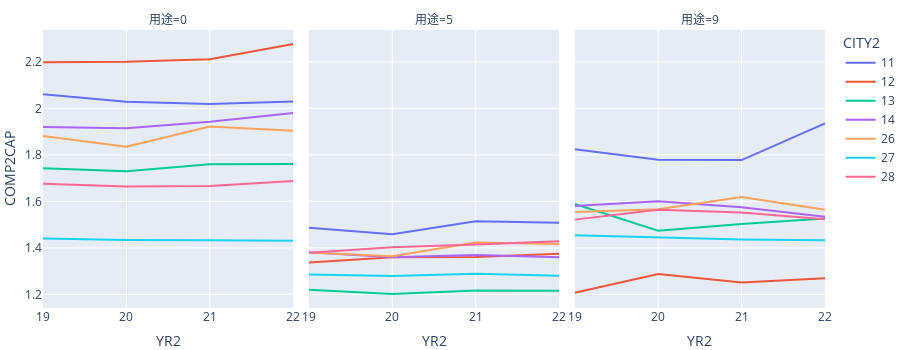

The cell this chart's notebook holds for it:
### Code cell
fig = (df
 .query("COMP2CAP22.notnull()", engine='python')
#  .query("用途 in (0, 5)")
 .assign(CITY2 = lambda x:x.CITY.str.replace('[0-9]{3}$', '', regex=True))
#  .groupby(["CITY2", "TYPEMAJOR_CAP22"]).apply(lambda x:x[['COMP2CAP19', 'COMP2CAP20', 'COMP2CAP21', 'COMP2CAP22']].median(axis=0))
#  .xs('RESI', level='TYPEMAJOR_CAP22', axis=0)
 .groupby(["CITY2", '用途']).apply(lambda x:x[['COMP2CAP19', 'COMP2CAP20', 'COMP2CAP21', 'COMP2CAP22']].median(axis=0))
 .reset_index()
 .melt(id_vars=['CITY2', '用途'], value_vars=['COMP2CAP19', 'COMP2CAP20', 'COMP2CAP21', 'COMP2CAP22'], var_name='YR', value_name='COMP2CAP')
 .query("CITY2 in ('11', '12', '13', '14', '26', '27', '28')")
 .assign(YR2 = lambda x:x.YR.str.extract(r"([0-9]+)$"))
 .pipe(lambda df: px.line(df, x='YR2', y='COMP2CAP', color='CITY2', facet_col='用途', width=900, height=350))
)
fig.update_layout(margin=dict(l=0,r=0,t=30,b=0))
fig.show()

### Figure 1 — Plotly figure (JSON) as saved in the notebook; plotly's stock layout.template omitted (floating-point values rounded to 4 significant figures)
{"data": [{"hovertemplate": "CITY2=11<br>用途=0<br>YR2=%{x}<br>COMP2CAP=%{y}<extra></extra>", "legendgroup": "11", "line": {"color": "#636efa", "dash": "solid"}, "mode": "lines", "name": "11", "orientation": "v", "showlegend": true, "type": "scatter", "x": ["19", "20", "21", "22"], "xaxis": "x", "y": [2.061, 2.028, 2.019, 2.029], "yaxis": "y"}, {"hovertemplate": "CITY2=11<br>用途=5<br>YR2=%{x}<br>COMP2CAP=%{y}<extra></extra>", "legendgroup": "11", "line": {"color": "#636efa", "dash": "solid"}, "mode": "lines", "name": "11", "orientation": "v", "showlegend": false, "type": "scatter", "x": ["19", "20", "21", "22"], "xaxis": "x2", "y": [1.487, 1.458, 1.514, 1.508], "yaxis": "y2"}, {"hovertemplate": "CITY2=11<br>用途=9<br>YR2=%{x}<br>COMP2CAP=%{y}<extra></extra>", "legendgroup": "11", "line": {"color": "#636efa", "dash": "solid"}, "mode": "lines", "name": "11", "orientation": "v", "showlegend": false, "type": "scatter", "x": ["19", "20", "21", "22"], "xaxis": "x3", "y": [1.824, 1.779, 1.777, 1.935], "yaxis": "y3"}, {"hovertemplate": "CITY2=12<br>用途=0<br>YR2=%{x}<br>COMP2CAP=%{y}<extra></extra>", "legendgroup": "12", "line": {"color": "#EF553B", "dash": "solid"}, "mode": "lines", "name": "12", "orientation": "v", "showlegend": true, "type": "scatter", "x": ["19", "20", "21", "22"], "xaxis": "x", "y": [2.198, 2.2, 2.211, 2.277], "yaxis": "y"}, {"hovertemplate": "CITY2=12<br>用途=5<br>YR2=%{x}<br>COMP2CAP=%{y}<extra></extra>", "legendgroup": "12", "line": {"color": "#EF553B", "dash": "solid"}, "mode": "lines", "name": "12", "orientation": "v", "showlegend": false, "type": "scatter", "x": ["19", "20", "21", "22"], "xaxis": "x2", "y": [1.337, 1.36, 1.361, 1.375], "yaxis": "y2"}, {"hovertemplate": "CITY2=12<br>用途=9<br>YR2=%{x}<br>COMP2CAP=%{y}<extra></extra>", "legendgroup": "12", "line": {"color": "#EF553B", "dash": "solid"}, "mode": "lines", "name": "12", "orientation": "v", "showlegend": false, "type": "scatter", "x": ["19", "20", "21", "22"], "xaxis": "x3", "y": [1.208, 1.288, 1.251, 1.27], "yaxis": "y3"}, {"hovertemplate": "CITY2=13<br>用途=0<br>YR2=%{x}<br>COMP2CAP=%{y}<extra></extra>", "legendgroup": "13", "line": {"color": "#00cc96", "dash": "solid"}, "mode": "lines", "name": "13", "orientation": "v", "showlegend": true, "type": "scatter", "x": ["19", "20", "21", "22"], "xaxis": "x", "y": [1.743, 1.729, 1.759, 1.761], "yaxis": "y"}, {"hovertemplate": "CITY2=13<br>用途=5<br>YR2=%{x}<br>COMP2CAP=%{y}<extra></extra>", "legendgroup": "13", "line": {"color": "#00cc96", "dash": "solid"}, "mode": "lines", "name": "13", "orientation": "v", "showlegend": false, "type": "scatter", "x": ["19", "20", "21", "22"], "xaxis": "x2", "y": [1.22, 1.201, 1.217, 1.216], "yaxis": "y2"}, {"hovertemplate": "CITY2=13<br>用途=9<br>YR2=%{x}<br>COMP2CAP=%{y}<extra></extra>", "legendgroup": "13", "line": {"color": "#00cc96", "dash": "solid"}, "mode": "lines", "name": "13", "orientation": "v", "showlegend": false, "type": "scatter", "x": ["19", "20", "21", "22"], "xaxis": "x3", "y": [1.589, 1.474, 1.503, 1.527], "yaxis": "y3"}, {"hovertemplate": "CITY2=14<br>用途=0<br>YR2=%{x}<br>COMP2CAP=%{y}<extra></extra>", "legendgroup": "14", "line": {"color": "#ab63fa", "dash": "solid"}, "mode": "lines", "name": "14", "orientation": "v", "showlegend": true, "type": "scatter", "x": ["19", "20", "21", "22"], "xaxis": "x", "y": [1.92, 1.914, 1.942, 1.98], "yaxis": "y"}, {"hovertemplate": "CITY2=14<br>用途=5<br>YR2=%{x}<br>COMP2CAP=%{y}<extra></extra>", "legendgroup": "14", "line": {"color": "#ab63fa", "dash": "solid"}, "mode": "lines", "name": "14", "orientation": "v", "showlegend": false, "type": "scatter", "x": ["19", "20", "21", "22"], "xaxis": "x2", "y": [1.381, 1.36, 1.37, 1.36], "yaxis": "y2"}, {"hovertemplate": "CITY2=14<br>用途=9<br>YR2=%{x}<br>COMP2CAP=%{y}<extra></extra>", "legendgroup": "14", "line": {"color": "#ab63fa", "dash": "solid"}, "mode": "lines", "name": "14", "orientation": "v", "showlegend": false, "type": "scatter", "x": ["19", "20", "21", "22"], "xaxis": "x3", "y": [1.58, 1.601, 1.575, 1.534], "yaxis": "y3"}, {"hovertemplate": "CITY2=26<br>用途=0<br>YR2=%{x}<br>COMP2CAP=%{y}<extra></extra>", "legendgroup": "26", "line": {"color": "#FFA15A", "dash": "solid"}, "mode": "lines", "name": "26", "orientation": "v", "showlegend": true, "type": "scatter", "x": ["19", "20", "21", "22"], "xaxis": "x", "y": [1.881, 1.835, 1.922, 1.904], "yaxis": "y"}, {"hovertemplate": "CITY2=26<br>用途=5<br>YR2=%{x}<br>COMP2CAP=%{y}<extra></extra>", "legendgroup": "26", "line": {"color": "#FFA15A", "dash": "solid"}, "mode": "lines", "name": "26", "orientation": "v", "showlegend": false, "type": "scatter", "x": ["19", "20", "21", "22"], "xaxis": "x2", "y": [1.38, 1.364, 1.423, 1.417], "yaxis": "y2"}, {"hovertemplate": "CITY2=26<br>用途=9<br>YR2=%{x}<br>COMP2CAP=%{y}<extra></extra>", "legendgroup": "26", "line": {"color": "#FFA15A", "dash": "solid"}, "mode": "lines", "name": "26", "orientation": "v", "showlegend": false, "type": "scatter", "x": ["19", "20", "21", "22"], "xaxis": "x3", "y": [1.555, 1.567, 1.619, 1.564], "yaxis": "y3"}, {"hovertemplate": "CITY2=27<br>用途=0<br>YR2=%{x}<br>COMP2CAP=%{y}<extra></extra>", "legendgroup": "27", "line": {"color": "#19d3f3", "dash": "solid"}, "mode": "lines", "name": "27", "orientation": "v", "showlegend": true, "type": "scatter", "x": ["19", "20", "21", "22"], "xaxis": "x", "y": [1.44, 1.434, 1.432, 1.431], "yaxis": "y"}, {"hovertemplate": "CITY2=27<br>用途=5<br>YR2=%{x}<br>COMP2CAP=%{y}<extra></extra>", "legendgroup": "27", "line": {"color": "#19d3f3", "dash": "solid"}, "mode": "lines", "name": "27", "orientation": "v", "showlegend": false, "type": "scatter", "x": ["19", "20", "21", "22"], "xaxis": "x2", "y": [1.285, 1.279, 1.289, 1.28], "yaxis": "y2"}, {"hovertemplate": "CITY2=27<br>用途=9<br>YR2=%{x}<br>COMP2CAP=%{y}<extra></extra>", "legendgroup": "27", "line": {"color": "#19d3f3", "dash": "solid"}, "mode": "lines", "name": "27", "orientation": "v", "showlegend": false, "type": "scatter", "x": ["19", "20", "21", "22"], "xaxis": "x3", "y": [1.454, 1.446, 1.436, 1.432], "yaxis": "y3"}, {"hovertemplate": "CITY2=28<br>用途=0<br>YR2=%{x}<br>COMP2CAP=%{y}<extra></extra>", "legendgroup": "28", "line": {"color": "#FF6692", "dash": "solid"}, "mode": "lines", "name": "28", "orientation": "v", "showlegend": true, "type": "scatter", "x": ["19", "20", "21", "22"], "xaxis": "x", "y": [1.675, 1.664, 1.666, 1.687], "yaxis": "y"}, {"hovertemplate": "CITY2=28<br>用途=5<br>YR2=%{x}<br>COMP2CAP=%{y}<extra></extra>", "legendgroup": "28", "line": {"color": "#FF6692", "dash": "solid"}, "mode": "lines", "name": "28", "orientation": "v", "showlegend": false, "type": "scatter", "x": ["19", "20", "21", "22"], "xaxis": "x2", "y": [1.379, 1.402, 1.414, 1.429], "yaxis": "y2"}, {"hovertemplate": "CITY2=28<br>用途=9<br>YR2=%{x}<br>COMP2CAP=%{y}<extra></extra>", "legendgroup": "28", "line": {"color": "#FF6692", "dash": "solid"}, "mode": "lines", "name": "28", "orientation": "v", "showlegend": false, "type": "scatter", "x": ["19", "20", "21", "22"], "xaxis": "x3", "y": [1.521, 1.564, 1.552, 1.523], "yaxis": "y3"}], "layout": {"annotations": [{"font": {}, "showarrow": false, "text": "用途=0", "x": 0.16, "xanchor": "center", "xref": "paper", "y": 1, "yanchor": "bottom", "yref": "paper"}, {"font": {}, "showarrow": false, "text": "用途=5", "x": 0.5, "xanchor": "center", "xref": "paper", "y": 1, "yanchor": "bottom", "yref": "paper"}, {"font": {}, "showarrow": false, "text": "用途=9", "x": 0.84, "xanchor": "center", "xref": "paper", "y": 1, "yanchor": "bottom", "yref": "paper"}], "height": 350, "legend": {"title": {"text": "CITY2"}, "tracegroupgap": 0}, "margin": {"b": 0, "l": 0, "r": 0, "t": 30}, "width": 900, "xaxis": {"anchor": "y", "autorange": true, "domain": [0, 0.32], "range": [0, 3], "title": {"text": "YR2"}, "type": "category"}, "xaxis2": {"anchor": "y2", "autorange": true, "domain": [0.34, 0.66], "matches": "x", "range": [0, 3], "title": {"text": "YR2"}, "type": "category"}, "xaxis3": {"anchor": "y3", "autorange": true, "domain": [0.68, 1.0], "matches": "x", "range": [0, 3], "title": {"text": "YR2"}, "type": "category"}, "yaxis": {"anchor": "x", "autorange": true, "domain": [0, 1], "range": [1.142, 2.337], "title": {"text": "COMP2CAP"}, "type": "linear"}, "yaxis2": {"anchor": "x2", "autorange": true, "domain": [0, 1], "matches": "y", "range": [1.142, 2.337], "showticklabels": false, "type": "linear"}, "yaxis3": {"anchor": "x3", "autorange": true, "domain": [0, 1], "matches": "y", "range": [1.142, 2.337], "showticklabels": false, "type": "linear"}}}
